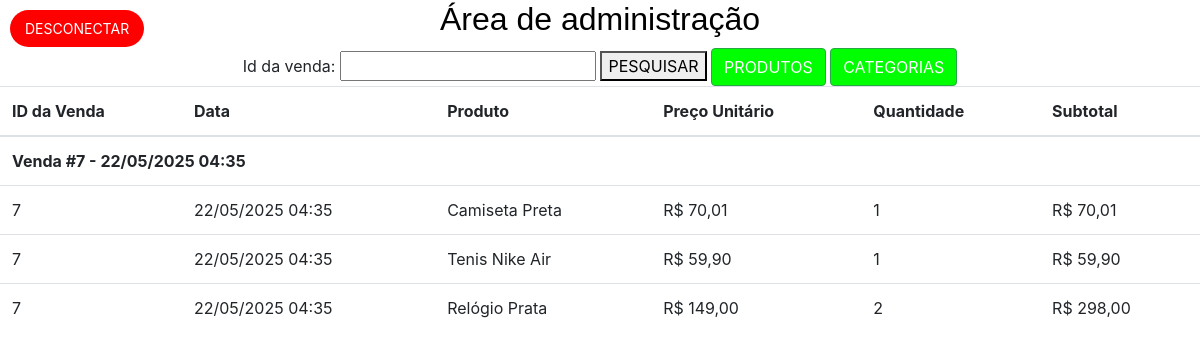
/admin.php?vendas_id=7 (signed in), run on the app's committed database.
### tables this page shows
CREATE TABLE `vendas_itens` (
  `id` int(11) NOT NULL,
  `venda_id` int(11) NOT NULL,
  `produto_id` int(11) NOT NULL,
  `quantidade` int(11) NOT NULL
);

CREATE TABLE `vendas` (
  `id` int(11) NOT NULL,
  `data_venda` datetime DEFAULT current_timestamp()
);

CREATE TABLE `produtos` (
  `id` int(11) NOT NULL,
  `nome` varchar(255) NOT NULL,
  `preco` decimal(10,2) NOT NULL,
  `imagem` blob DEFAULT NULL,
  `categoria_id` int(11) NOT NULL
);

### admin.php (the view, shortened to what this page needs)
<!DOCTYPE html>
<html lang="en">
<head>
    <link rel="stylesheet" href="https://cdn.jsdelivr.net/npm/bootstrap@4.6.2/dist/css/bootstrap.min.css"
>
</head>
<body>
    <h1 style="font-size: 32px; color:rgb(0, 0, 0); margin-bottom: 10px; text-align: center; font-family: Arial, sans-serif;">
        Área de administração
    </h1>
    <form action="admin.php" method="get" style="text-align: center;">
        <label for="aluno"> Id da venda:</label>
        <input type="text" name="vendas_id">
        <button type="submit" value="ENVIAR"> PESQUISAR </button>
        <a href="produtos.php" style="background-color: #00FF00" class="btn btn-success"> PRODUTOS </a>
        <a href="categorias.php" style="background-color: #00FF00" class="btn btn-success"> CATEGORIAS </a>
    </form>
    <form method="post" style="position: absolute; top: 10px; left: 10px;">
        <button type="submit" name="reset_session" style="background-color: red; color: white; border: none; padding: 8px 15px; font-size: 14px; cursor: pointer; border-radius: 20px;">
            DESCONECTAR
        </button>
    </form>
</body>
<body>
    <tbody>
        <?php
    include("banco.php");
    $vendas_id = "";
    if (isset($_GET['vendas_id'])) {
        $vendas_id = $_GET['vendas_id'];
}
    $sql = "
        SELECT vendas.id AS venda_id,
           vendas.data_venda,
           produtos.nome AS nome_produto,
           produtos.preco,
           vendas_itens.quantidade
        FROM vendas
        INNER JOIN vendas_itens ON vendas.id = vendas_itens.venda_id
        INNER JOIN produtos ON vendas_itens.produto_id = produtos.id
        WHERE vendas.id LIKE '%$vendas_id%'
        ORDER BY vendas.id, vendas.data_venda";
    $retorno = $con->query($sql);
    if ($retorno->num_rows > 0) {
        echo "
        <table class='table table-hover'>
            <thead>
                <tr>
                    <th>ID da Venda</th>
                    <th>Data</th>
                    <th>Produto</th>
                    <th>Preço Unitário</th>
                    <th>Quantidade</th>
                    <th>Subtotal</th>
                </tr>
            </thead>
            <tbody>
        ";
    $ultima_venda = "";
    foreach ($retorno as $linha) {
        $venda_id = $linha['venda_id'];
        $subtotal = $linha['preco'] * $linha['quantidade'];
        if ($venda_id !== $ultima_venda) {
            echo "<tr><td colspan='6'><strong>Venda #$venda_id - " . date('d/m/Y H:i', strtotime($linha['data_venda'])) . "</strong></td></tr>";
            $ultima_venda = $venda_id;
        }
        echo "
            <tr>
                <td>" . $linha['venda_id'] . "</td>
                <td>" . date('d/m/Y H:i', strtotime($linha['data_venda'])) . "</td>
                <td>" . $linha['nome_produto'] . "</td>
                <td>R$ " . number_format($linha['preco'], 2, ',', '.') . "</td>
                <td>" . $linha['quantidade'] . "</td>
                <td>R$ " . number_format($subtotal, 2, ',', '.') . "</td>
            </tr>
        ";
    }
    echo "</tbody></table>";
} else {
    echo "<p style='text-align:center;'>Nenhuma venda encontrada.</p>";
}
?>
    </tbody>
</body>
</html>

### data on the page
vendas_itens: venda "7", venda.data_venda "22/05/2025 04:35", produto.nome "Camiseta Preta", produto.preco "70,01", quantidade "1", subtotal "70,01"
vendas_itens: venda "7", venda.data_venda "22/05/2025 04:35", produto.nome "Tenis Nike Air", produto.preco "59,90", quantidade "1", subtotal "59,90"
vendas_itens: venda "7", venda.data_venda "22/05/2025 04:35", produto.nome "Relógio Prata", produto.preco "149,00", quantidade "2", subtotal "298,00"
